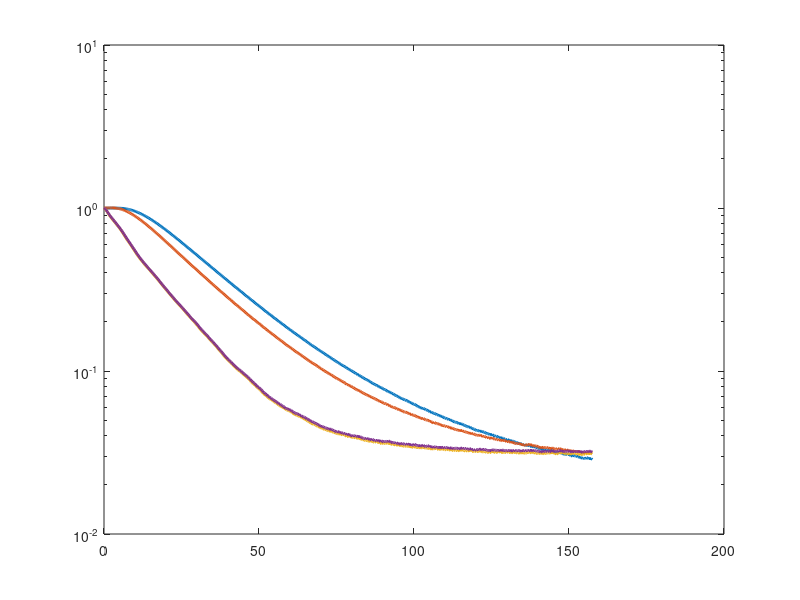
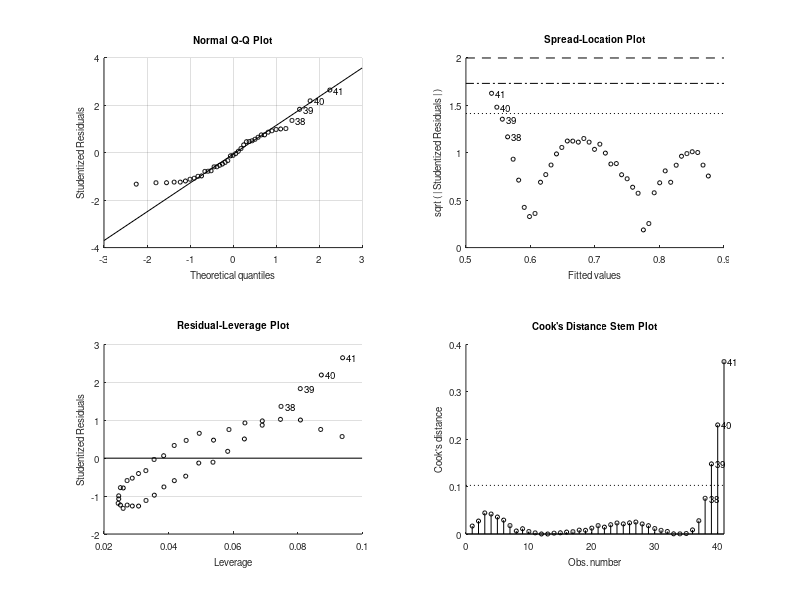

These figures' MATLAB source, in order: (Note: this script raises an error after producing the figures.)
function Heat_Conduction_Lab()
close all
clear all
clc

% default plotting style
fs = 16;    % font size
ms = 10;    % marker size
lw = 2;     % line width

load('SphereData.mat')

%%%  --->  Data Analysis For all Four Trials  <---  %%%
for trial = 1:length(sphere_data)
    % load data from struct
    t = sphere_data(trial).time;    % Time (sec)
    T = [sphere_data(trial).ss_cent,sphere_data(trial).ss_surf,sphere_data(trial).cu_surf,sphere_data(trial).cu_cent];    % Sphere temperatures (C)
    
    
    %%%  --->  Plot the temperature data  <---  %%%
    figure
    T_i = mean(T(1,:));%60;
    
    fprintf("Ti = %.2f\n",T_i)
    
    if trial == 1 || trial ==3
        T_inf = 60.0;
    else
        T_inf = 29.2;
    end
    
    fprintf("T_inf = %.2f\n",T_inf)
    
    theta = (T - T_inf)./(T_i - T_inf);
    semilogy(t,theta,'linewidth',lw)
    hold on
    
    %theta = log(theta);
    % linear fit for brass
    t_crop = t(40:80);
    T1_crop = theta(40:80,1);
    T2_crop = theta(40:80,2);
    T3_crop = theta(40:80,3);
    T4_crop = theta(40:80,4);
    
    lin_T1 = fitlm(t_crop,T1_crop,'linear');
    b_T1 = table2array(lin_T1.Coefficients(1,'Estimate'));
    m_T1 = table2array(lin_T1.Coefficients(2,'Estimate'));
    
    lin_T2 = fitlm(t_crop,T2_crop,'linear');
    b_T2 = table2array(lin_T2.Coefficients(1,'Estimate'));
    m_T2 = table2array(lin_T2.Coefficients(2,'Estimate'));
    
    lin_T3 = fitlm(t_crop,T3_crop,'linear');
    b_T3 = table2array(lin_T3.Coefficients(1,'Estimate'));
    m_T3 = table2array(lin_T3.Coefficients(2,'Estimate'));
    
    lin_T4 = fitlm(t_crop,T4_crop,'linear');
    b_T4 = table2array(lin_T4.Coefficients(1,'Estimate'));
    m_T4 = table2array(lin_T4.Coefficients(2,'Estimate'));
    
    
    semilogy(t_crop,(.1.^(-t_crop.*m_T1+b_T1))+10^.5,'k','LineWidth',2)%,t_crop,t_crop.*m_T2+b_T2,'k',t_crop,t_crop.*m_T3+b_T3,'k',t_crop,t_crop.*m_T4+b_T4,'k')
    
    
    %legend('Steel center','Steel surface','Copper center','Copper surface')
    set(gca,'FontSize',fs-2);
    xlabel('Time (sec)','Fontsize',fs)
    ylabel('Temperature (\circC)','Fontsize',fs)
    plot_title = sprintf('Sphere Temperatures : Trial %d',trial);
    title(plot_title)
    
    
    %%%  --->  Fit the copper sphere cooling curves  <---  %%%
    figure
%     T_inf = 29.2;
%     T_i = 60.3;
    r = 0.023875;   % radius (m)
    V = (4/3)*pi*r^3;
    As = 4*pi*r^2;
    h = 2400; %initial value
    rho = 8933; % kg/m^3
    cp = 385;   % J/kgK
    k = 401; % W/m*k
    
    % Calculations
    Bi = h*r/k;
    fprintf('The Bi for copper, trial %d: %f\n',trial,Bi)
    tau = rho*cp*V/(h*As);  % timne constant (sec)
    T_copper = T_inf + (T_i-T_inf)*exp(-t/tau);
    
    % Plot data
    plot(t(1:10:end),T(1:10:end,3),'ro','linewidth',lw,'markersize',ms)
    hold on
    plot(t(1:10:end),T_copper(1:10:end),'linewidth',lw)
    
    % Plot parameters
    cu_title = sprintf('Copper sphere cooling : Trial %d',trial);
    title(cu_title,'Fontsize',fs)
    xlabel('Time (sec)','Fontsize',fs)
    ylabel('Temperature (\circC)','Fontsize',fs)
    legend('Center temperature','Lumped, h = 2400 W/m^2K')
    set(gca,'FontSize',fs-2);
    
    
    %h = determine_h(sphere_data(trial).cu_surf,T_i,T_inf,rho,V,As,cp,trial);
    
    %log_dimensionless_temp(t,sphere_data(trial).cu_surf,sphere_data(trial).cu_cent,T_i,T_inf,trial,'Cu')
    
    %lin_fit_logs(t,sphere_data(trial).cu_surf,sphere_data(trial).cu_cent,trial,'SS')
    
    %determine_Bi(t,sphere_data(trial).cu_surf,T_i,T_inf,r,rho,cp,k,trial,'Cu')
    
    
    %%%  --->  Steel sphere cooling curves  <---  %%%
    figure
    plot(t(1:10:end),T(1:10:end,1),'ro','linewidth',lw,'markersize',ms)    % plot the center data
    hold on
    plot(t(1:10:end),T(1:10:end,2),'bs','linewidth',lw,'markersize',ms)    % plot the edge data
    
    h = 1550;   % adjustable guess for h --> 1250 initial value
    rho = 8238; % kg/m^3
    cp = 468;   % J/kgK
    k = 13.4;   % W/mK
    alpha = k./(rho*cp);
    Bi = h*r/k;
    r = 0.023875;   % radius (m)
    V = (4/3)*pi*r^3;
    As = 4*pi*r^2;
    tau = rho*cp*V/(h*As);  % lumped time constant
    
    % Bi number for steel
    fprintf("Bi number for SS, trial %d: %f\n",trial,Bi)
    
    % Find the first 15 series terms
    clear lambda lambda_new
    lambda = linspace(0,50,1000000);
    % plot(lambda/pi,cot(lambda))
    % hold on
    % plot(lambda/pi,(1-Bi)./lambda)
    % break
    
    tol = 1e-4;
    lambda = lambda(abs(cot(lambda) - (1-Bi)./lambda) < tol);  % find intersections
    j = 1;  % index for temporary lambda vector
    for i = 1:length(lambda) - 1    % remove duplicates
        if abs(lambda(i)-lambda(i+1)) > tol
            lambda_new(j) = lambda(i);
            j = j+1;
        end
    end
    
    lambda = lambda_new;
    disp("Lambda:")
    disp(lambda)
    % length(lambda);      % check that there are 15 values
    % plot(lambda,cot(lambda),'rs','linewidth',lw,'markersize',ms)
    % ylim([-5 5])
    % break
    
    
    A = 2*(sin(lambda) - lambda.*cos(lambda))./(lambda - sin(lambda).*cos(lambda));
    f = sin(0.9*lambda)./(0.9*lambda);    % position function f at the surface r = ro
    Fo = alpha*t./r.^2;
    T_center_model = ones(size(t)); % pre-allocate
    T_surface_model = ones(size(t));
    
    for i = 1:length(t)
        T_center_model(i) = T_inf+(T_i-T_inf)*sum(A.*exp(-lambda.^2*Fo(i)));
        T_surface_model(i) = T_inf+(T_i-T_inf)*sum(A.*exp(-lambda.^2*Fo(i)).*f);
    end
    
    % Plot series values
    plot(t,T_center_model,'g','linewidth',lw)   % plot the model
    hold on
    plot(t,T_surface_model,'g','linewidth',lw)   % plot the model
    hold on
    
    % Plot lumped capacitance
    T_steel = T_inf + (T_i-T_inf)*exp(-t/tau); % lumped
    plot(t(1:10:end),T_steel(1:10:end),'b')
    
    % figure properties
    xlim([0 max(t)])
    ss_title = sprintf('Steel sphere cooling : Trial %d',trial);
    title(ss_title,'Fontsize',fs)
    xlabel('Time (sec)','Fontsize',fs)
    ylabel('Temperature (\circC)','Fontsize',fs)
    legend('Center data','Surface data','Center Model','Surface Model','Lumped Capacitence')
    set(gca,'FontSize',fs-2);
    
    
    %log_dimensionless_temp(t,sphere_data(trial).ss_surf,sphere_data(trial).ss_cent,T_i,T_inf,trial,'SS')
    
    %lin_fit_logs(t,sphere_data(trial).ss_surf,sphere_data(trial).ss_cent,trial,'SS')
    
end

end


function log_dimensionless_temp(t,T1,T2,T_i,T_inf,trial,material)
T1 = log((T1-T_inf) ./ (T_i-T_inf));
T2 = log((T2-T_inf) ./ (T_i-T_inf));

figure('Name','Dimensionless Temp')
plot(t(1:10:end),T1(1:10:end),'ro',t(1:10:end),T2(1:10:end),'bo')%,t,T_i,t,T_inf)
hold on

t_crop = t(40:200);
T1_crop = T1(40:200);
T2_crop = T2(40:200);

% linear fits
lin_br = fitlm(t_crop,T1_crop,'linear');
b_T1 = table2array(lin_br.Coefficients(1,'Estimate'));
m_T1 = table2array(lin_br.Coefficients(2,'Estimate'));

lin_br = fitlm(t_crop,T2_crop,'linear');
b_T2 = table2array(lin_br.Coefficients(1,'Estimate'));
m_T2 = table2array(lin_br.Coefficients(2,'Estimate'));

% plot(t_crop,T1_crop,'bo',t_crop,T2_crop,'go')
% hold on
if material == "SS"
    t_plot = [t_crop-20:t_crop+100];
else
    t_plot = [t_crop-20:t_crop+50];
end
plot(t_plot,t_plot*m_T1+b_T1,'k',t_plot,t_plot*m_T2+b_T2,'k')

plot_title = sprintf('Log of Dimensionless Temp: %s : Trial %d',material,trial);
title(plot_title)
xlabel('Time (s)','FontSize',16)
ylabel('Temperature (\circC)','FontSize',16)
legend('Surface','Center')
end


function lin_fit_logs(t,T1,T2,trial,material)
t = t(20:40);
T1 = T1(20:40);
T2 = T2(20:40);

% linear fit for brass
lin_br = fitlm(t,T1,'linear');
b_T1 = table2array(lin_br.Coefficients(1,'Estimate'));
m_T1 = table2array(lin_br.Coefficients(2,'Estimate'));

lin_br = fitlm(t,T2,'linear');
b_T2 = table2array(lin_br.Coefficients(1,'Estimate'));
m_T2 = table2array(lin_br.Coefficients(2,'Estimate'));

figure
plot_title = sprintf("Linear fir for %s, trial %d",material,trial);

plot(t,T1,'bo',t,T2,'go')
hold on
plot(t,t*m_T1+b_T1,'k',t,t*m_T2+b_T2,'k')

title(plot_title,'Fontsize',16)
xlabel('Time (s)','linewidth',2)
ylabel('ln(\theta)','linewidth',2)

end


function h = determine_h(T_sur,T_i,T_inf,rho,V,A_s,C,trial)

q = (rho*V*C.*(T_i-T_inf));

rhs = A_s.*(T_sur(1:20)-T_inf);

h = rhs\q;

fprintf('H for trial %d: %.2f\n',trial,h)

end


function determine_Bi(t,T_sur,T_i,T_inf,r,rho,C,k,trial,material)

theta = (T_sur-T_inf) ./ (T_i-T_inf);
Bi = log(theta) .* ((-(r^2)*rho*C) ./ (t*k));

Bi = mean(Bi);
fprintf('The Bi number for %s, trial %d: %.3f\n',material,trial,Bi)

end
